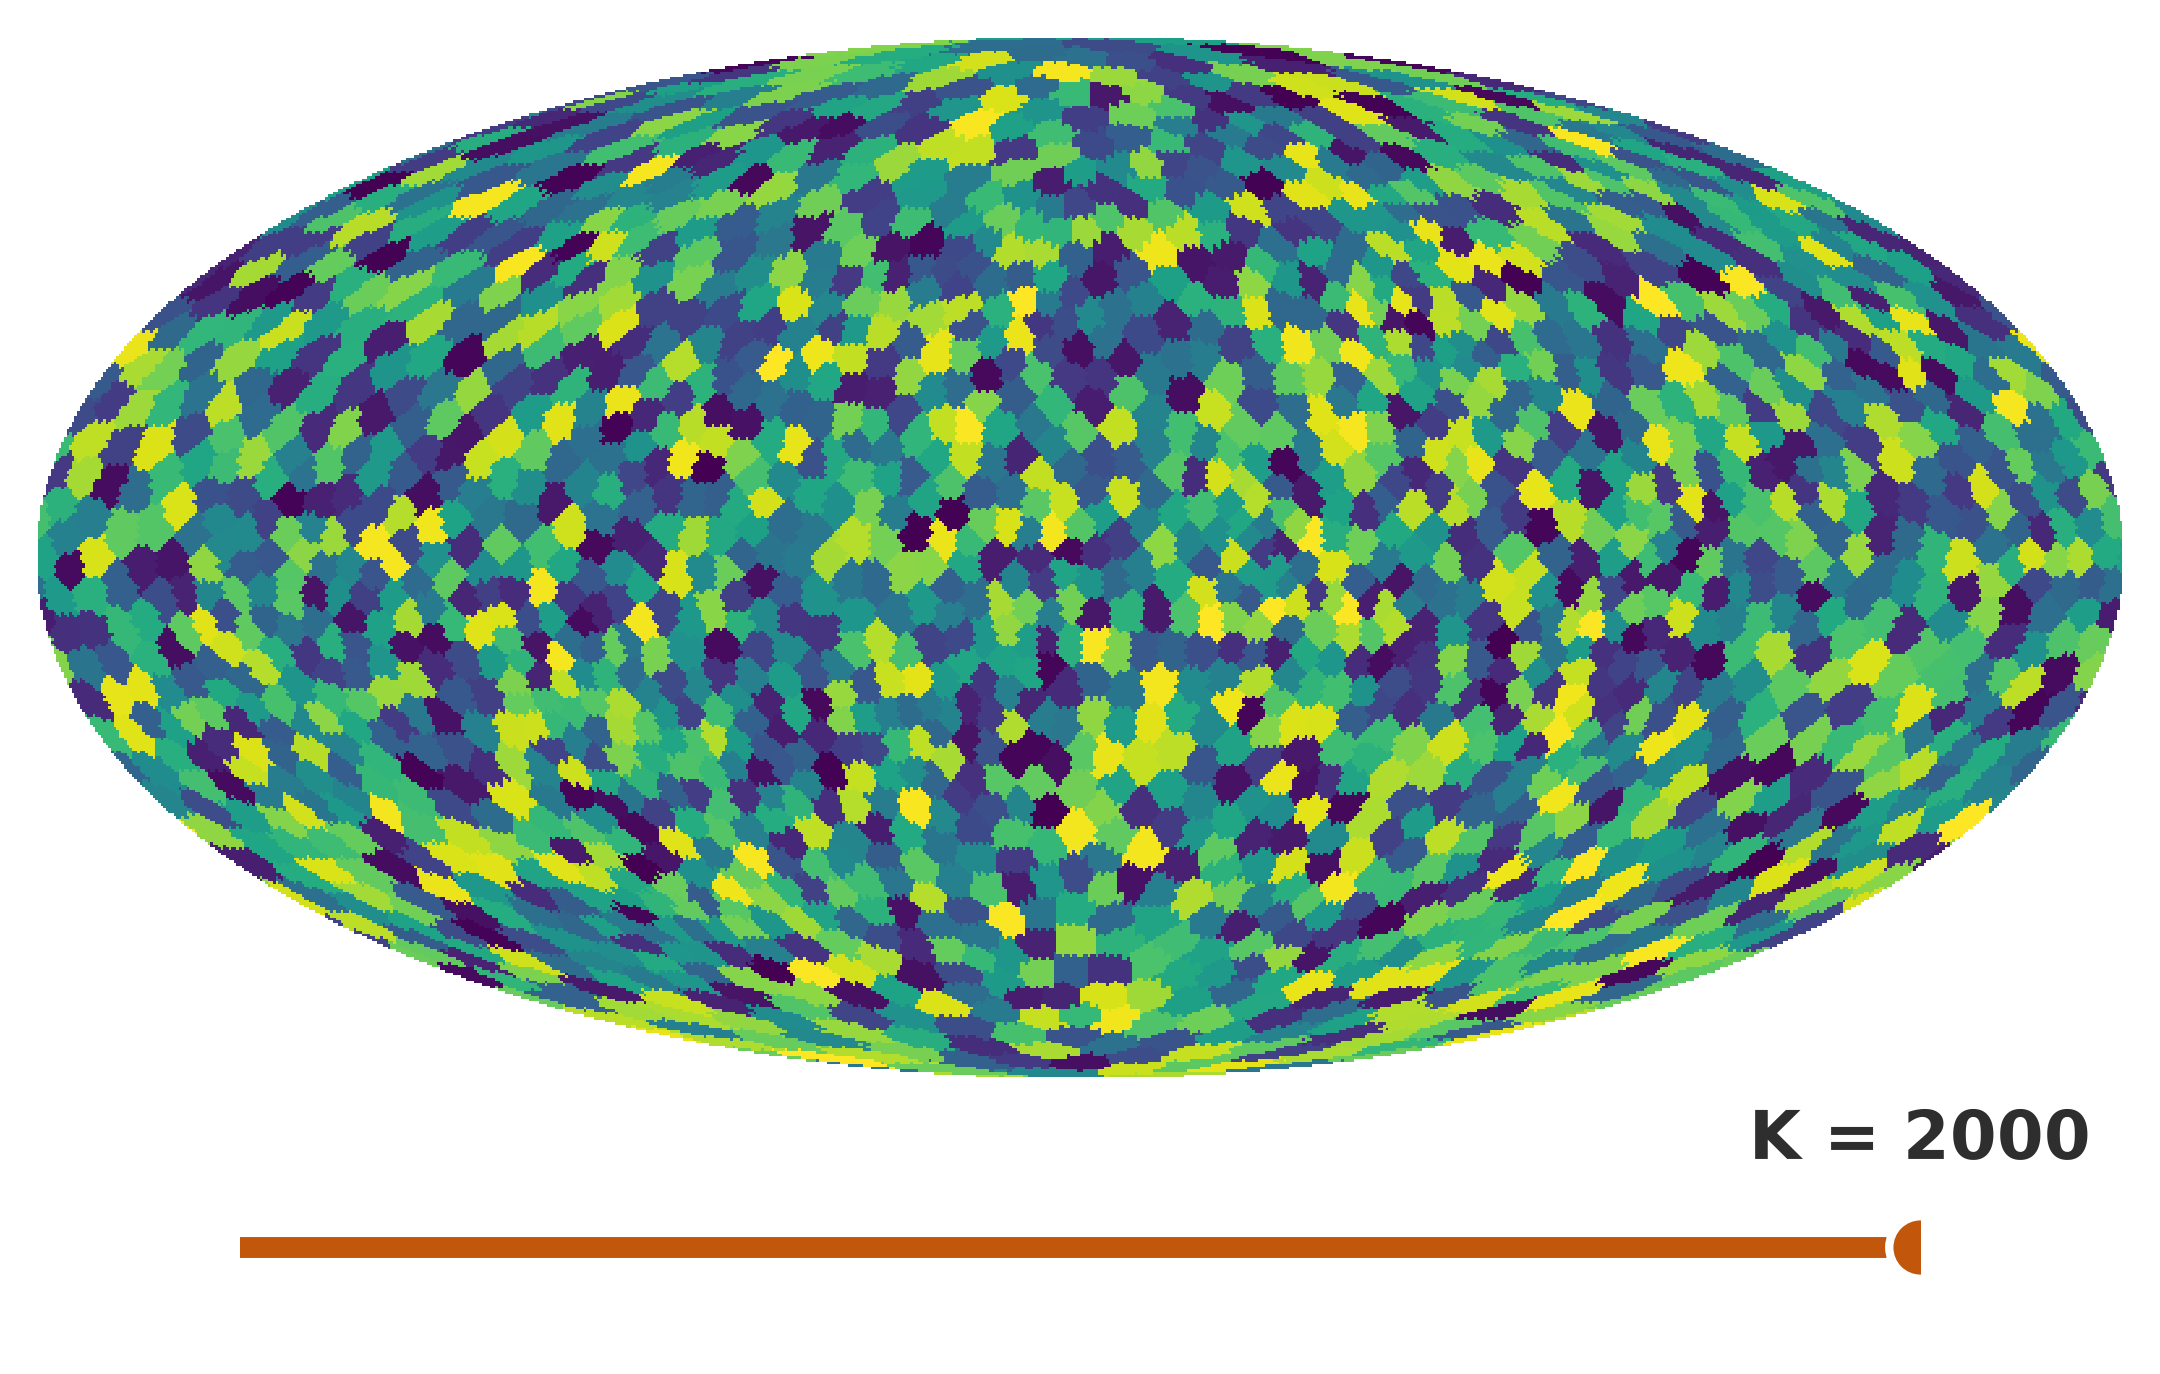

Write Python code to recreate this figure.
#!/usr/bin/env python3
# ENV: furax-cs
"""
Spherical K-means on the nside 64 sky, from one patch to two thousand, as a looping animation
with a slider under the map showing K. The clustering is jax-healpy's find_kmeans_clusters, the
routine furax-cs uses to build its patches; each K is an independent run with the same seed.

Outputs (this directory): kmeans_fill.gif (+ kmeans_fill.png, the last frame, for print)
"""

import io
import sys
from pathlib import Path

import numpy as np

HERE = Path(__file__).resolve().parent

ROOT = next(p for p in HERE.parents if (p / "_common.py").exists())
sys.path.insert(0, str(ROOT))
sys.path.insert(0, str(HERE.parent))
from _common import GREY, INK, KW, skip_if_built, slide_style
from _compsep import CACHE, NSIDE, shuffled

OUTS = ["kmeans_fill.gif", "kmeans_fill.png"]
skip_if_built(HERE, *OUTS)

import healpy as hp
import matplotlib

matplotlib.use("Agg")
import matplotlib.pyplot as plt
from PIL import Image

KS = [1, 10, 50, 100, 200, 300, 400, 500, 600, 700, 800, 900, 1000, 1500, 2000]
KMAX = KS[-1]
BG = (250, 247, 240)


def labels():
    npz = CACHE / f"kmeans_fill_{NSIDE}.npz"
    if npz.exists():
        d = np.load(npz)
        return {k: d[str(k)] for k in KS}
    import jax
    import jax.numpy as jnp
    from jax_healpy.clustering import find_kmeans_clusters

    npix = hp.nside2npix(NSIDE)
    mask = jnp.ones(npix)
    idx = jnp.arange(npix)
    out = {}
    for k in KS:
        lab = find_kmeans_clusters(mask, idx, k, jax.random.key(0), max_centroids=KMAX,
                                   initial_sample_size=1)
        out[k] = np.asarray(lab).astype(int)
        print(f"  K = {k}: {len(np.unique(out[k]))} patches")
    CACHE.mkdir(exist_ok=True)
    np.savez(npz, **{str(k): v for k, v in out.items()})
    return out


LAB = labels()
slide_style(scale=1.4)


def frame(k):
    fig = plt.figure(figsize=(7.0, 4.6), dpi=130)
    vals = shuffled(LAB[k], seed=k) if k > 1 else np.full(len(LAB[k]), 0.45)
    hp.mollview(vals, fig=fig.number, title="", cbar=False, cmap="viridis", min=0, max=1,
                notext=True, bgcolor=(0.0,) * 4, sub=(1, 1, 1), margins=(0.0, 0.2, 0.0, 0.0))
    ax = fig.add_axes([0.1, 0.03, 0.8, 0.14])
    ax.set_xlim(0, KMAX)
    ax.set_ylim(-1, 1)
    ax.set_axis_off()
    ax.plot([0, KMAX], [0, 0], color=GREY, lw=5, solid_capstyle="round", alpha=0.45)
    ax.plot([0, k], [0, 0], color=KW, lw=5, solid_capstyle="round")
    ax.plot([k], [0], "o", color=KW, ms=15, mec="white", mew=2)
    ax.text(k, 0.75, f"K = {k}", ha="center", va="bottom", color=INK, fontsize=16, fontweight="bold")
    buf = io.BytesIO()
    fig.savefig(buf, format="png", transparent=True)
    plt.close(fig)
    return Image.open(buf).convert("RGBA")


frames = [frame(k) for k in KS]
frames[-1].save(HERE / "kmeans_fill.png")
rgb = [Image.alpha_composite(Image.new("RGBA", f.size, BG + (255,)), f).convert("RGB") for f in frames]
pal = rgb[-1].quantize(colors=255, method=Image.Quantize.MEDIANCUT)
gif = []
for f, r in zip(frames, rgb):
    q = r.quantize(palette=pal, dither=Image.Dither.NONE)
    q.paste(255, mask=f.getchannel("A").point(lambda a: 255 if a < 40 else 0))
    gif.append(q)
durations = [1400] + [700] * (len(gif) - 2) + [2600]
gif[0].save(HERE / "kmeans_fill.gif", save_all=True, append_images=gif[1:], duration=durations,
            loop=0, transparency=255, disposal=2, optimize=True)
print(f"wrote kmeans_fill.gif ({(HERE / 'kmeans_fill.gif').stat().st_size / 1e6:.1f} MB)")
